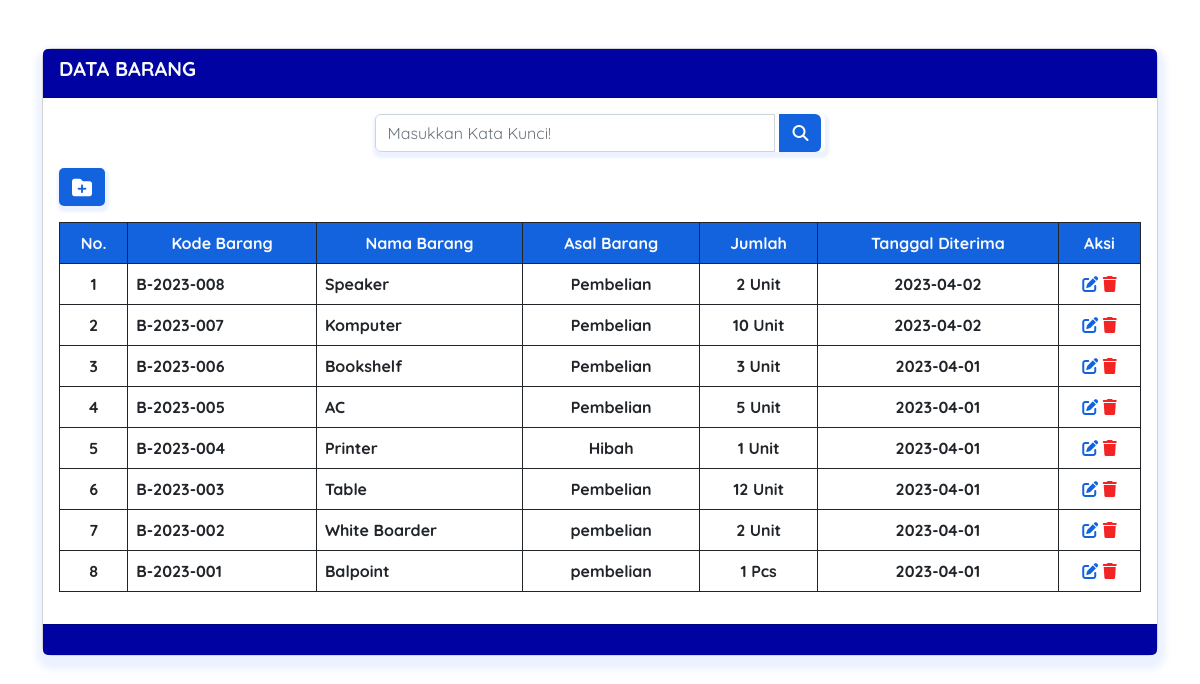
Screenshot of /CRUD/index.php with the database file from the repository.
### tables this page shows
CREATE TABLE `tb_barang` (
  `id` int(11) NOT NULL,
  `kode_barang` varchar(15) NOT NULL,
  `nama_barang` varchar(100) NOT NULL,
  `asal_barang` varchar(25) NOT NULL,
  `jumlah_barang` int(4) NOT NULL,
  `satuan_barang` varchar(15) NOT NULL,
  `tanggal_diterima` date NOT NULL,
  `tanggal_disimpan` timestamp NOT NULL DEFAULT current_timestamp() ON UPDATE current_timestamp()
);

### CRUD/index.php (the view, shortened to what this page needs)
<!DOCTYPE html>
<html lang="en">
<head>
    <link href="https://cdn.jsdelivr.net/npm/bootstrap@5.2.3/dist/css/bootstrap.min.css" rel="stylesheet">
</head>
<body>
    <div class="container mt-5 mb-3">
        <div class="card" id="div-utama">
            <div class="card-header text-light" style="background-color: #0002A1;">
                <h5 style="font-weight:bold;">DATA BARANG</h5>
            </div>
            <div class=" card-body position-relative">
                <div class="col-md-5 mx-auto" id="search">
                    <form action=" #" method="POST">
                        <div class="input-group mb-3">
                            <input type=" text" name="tcari" value="<?= @$_POST['tcari'] ?>" class="form-control" placeholder="Masukkan Kata Kunci!">
                            <button class="btn mx-1" name="bcari" type="submit" style="background-color:  #1363DF;"><i class=" fa-sharp fa-solid fa-magnifying-glass" style="color: #ffffff;"></i></button>
                        </div>
                    </form>
                </div>
                <a href="insert.php" class="btn mb-3" style="background-color:#1363DF; box-shadow: 1px 3px 3px 3px #ECF2FF;
                border-radius: 5px;"><i class="fa-sharp fa-solid fa-folder-plus fa-lg" style="color: #ffffff;"></i></a>
                <div class="table-responsive">
                    <table class="table table-hover table-bordered border-dark " style="text-align: center;">
                        <tr class="text-light" style="background-color: #1363DF;">
                            <th>No.</th>
                            <th>Kode Barang</th>
                            <th>Nama Barang</th>
                            <th>Asal Barang</th>
                            <th>Jumlah</th>
                            <th>Tanggal Diterima</th>
                            <th>Aksi</th>
                        </tr>
                        <?php
                        include("connection.php");
                        $no = 1;
                        if (isset($_POST['bcari'])) {
                            $keyword = $_POST['tcari'];
                            $q = "SELECT * FROM tb_barang WHERE kode_barang like '%$keyword%' or nama_barang like '%$keyword%' or asal_barang like '%$keyword%' or tanggal_diterima like '%$keyword%' order by id desc  ";
                        } else {
                            $q = "SELECT * FROM tb_barang order by id desc";
                        }
                        $sql = mysqli_query($conn, $q);
                        while ($data = mysqli_fetch_array($sql)) :
                        ?>
                            <tr>
                                <th><?= $no++ ?></th>
                                <th style=" text-align: left;"><?= $data['kode_barang'] ?></th>
                                <th style="text-align: left;"><?= $data['nama_barang'] ?></th>
                                <th><?= $data['asal_barang'] ?></th>
                                <th><?= $data['jumlah_barang'] ?> <?= $data['satuan_barang'] ?></th>
                                <th><?= $data['tanggal_diterima'] ?></th>
                                <th>
                                    <div>
                                        <div style="text-align: center;">
                                            <a href="update.php? id= <?php echo $data["id"]; ?>"><i class="fa-solid fa-pen-to-square" style="color: #1363DF;"></i></a>
                                            <a href="delete.php? id= <?php echo $data["id"]; ?>" onclick="return confirm('Are you serious about deleting data?')"><i class="fa-solid fa-trash" style="color: #F32424;"></i></a>
                                        </div>
                                    </div>
                                </th>
                            </tr>
                        <?php
                        endwhile;
                        ?>
                    </table>
                </div>
            </div>
            <div id="footer" class="card-footer">
            </div>
        </div>
    </div>
</body>
</html>

### CRUD/index.php (style rules this page uses)
body { font-family: 'Quicksand', sans-serif; margin: 0; padding: 0; background-color: #ffffff; scroll-behavior: smooth; }
#div-utama { box-shadow: 1px 7px 7px 7px #ECF2FF; border-radius: 10px; }
#search { box-shadow: 1px 3px 3px 3px #ECF2FF; border-radius: 5px; }
#footer { background-color: #0002A1; padding: 15px; }

### rows the page displays
tb_barang: kode_barang "B-2023-008", nama_barang "Speaker", asal_barang "Pembelian", jumlah_barang "2", satuan_barang "Unit", tanggal_diterima "2023-04-02"
tb_barang: kode_barang "B-2023-007", nama_barang "Komputer", asal_barang "Pembelian", jumlah_barang "10", satuan_barang "Unit", tanggal_diterima "2023-04-02"
tb_barang: kode_barang "B-2023-006", nama_barang "Bookshelf", asal_barang "Pembelian", jumlah_barang "3", satuan_barang "Unit", tanggal_diterima "2023-04-01"
tb_barang: kode_barang "B-2023-005", nama_barang "AC", asal_barang "Pembelian", jumlah_barang "5", satuan_barang "Unit", tanggal_diterima "2023-04-01"
tb_barang: kode_barang "B-2023-004", nama_barang "Printer", asal_barang "Hibah", jumlah_barang "1", satuan_barang "Unit", tanggal_diterima "2023-04-01"
tb_barang: kode_barang "B-2023-003", nama_barang "Table", asal_barang "Pembelian", jumlah_barang "12", satuan_barang "Unit", tanggal_diterima "2023-04-01"
tb_barang: kode_barang "B-2023-002", nama_barang "White Boarder", asal_barang "pembelian", jumlah_barang "2", satuan_barang "Unit", tanggal_diterima "2023-04-01"
tb_barang: kode_barang "B-2023-001", nama_barang "Balpoint", asal_barang "pembelian", jumlah_barang "1", satuan_barang "Pcs", tanggal_diterima "2023-04-01"
